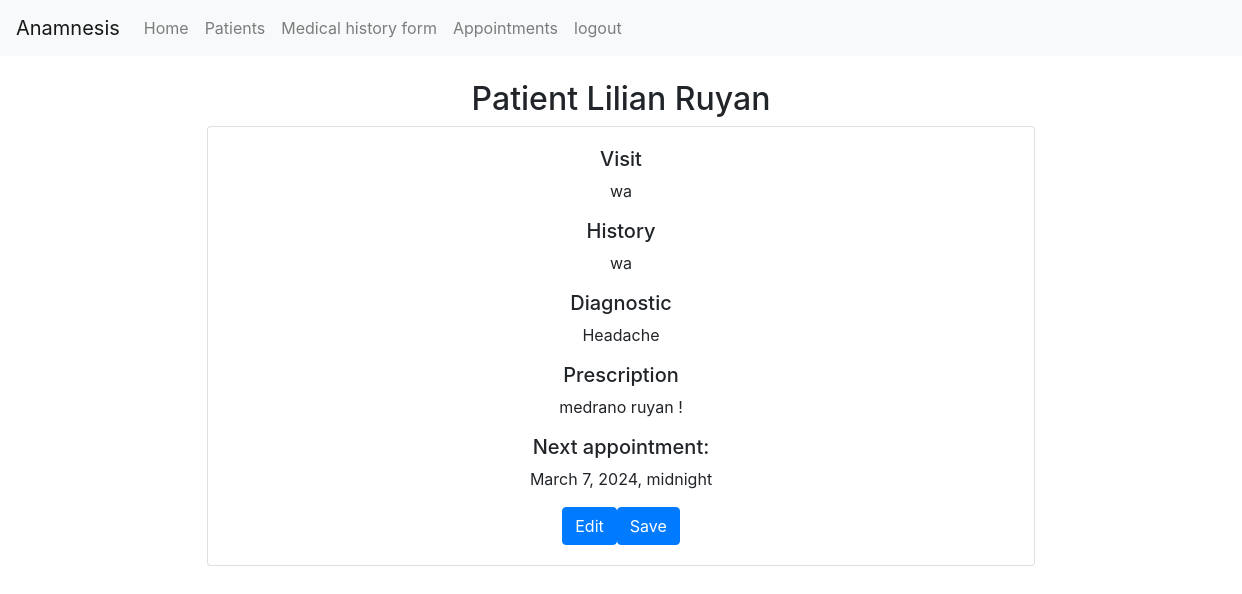
/fileview/1 (signed in), run on the app's committed database.
### anamnesis/models.py (models this page shows)
class Patienthistory(models.Model):
    patient = models.ForeignKey(Patient, on_delete=models.CASCADE, blank=True, null=True, related_name="patient_history")
    date = models.DateTimeField() #date the file was created
    diagnostic =models.CharField(max_length=500, blank=True, null=True)
    history =models.CharField(max_length=500, blank=True, null=True) # Explanation of the symptoms
    prescription = models.CharField(max_length=500, blank=True, null=True)
    visit = models.CharField(max_length=30, blank=True, null=True) # Reason the patient is visiting
    nextappointment = models.DateTimeField(null=True)

class Patient(models.Model):
    doctor = models.ForeignKey(User, on_delete=models.CASCADE, blank=True, null=True, related_name="patients")
    name = models.CharField(max_length=25, blank=True)
    lastname = models.CharField(max_length=25, blank=True)
    address = models.CharField(max_length=50, blank=True, null=True)
    city = models.CharField(max_length=30, blank=True, null=True)
    state = models.CharField(max_length=20, blank=True, null=True)
    phonenumber = models.CharField(max_length=15, blank=True, null=True)
    date = models.DateTimeField(null=True)
    def __str__(self):
        return f"Patient {self.name} {self.lastname}"

### anamnesis/views.py (the view)
# urls.py: path("fileview/<int:file_id>", views.fileview, name="fileview"),
def fileview(request, file_id):
    fileofpatient = Patienthistory.objects.get(pk=file_id)
    return render(request, "anamnesis/fileview.html", {
        "fileofpatient": fileofpatient,
    })

### anamnesis/templates/anamnesis/fileview.html (shortened to what this page needs)
{% extends "anamnesis/layout.html" %}
{% load static %}
{% block body %}
{% if user.is_authenticated %}
    <h2 class="mt-4" style="text-align: center;">{{fileofpatient.patient}}</h2>
        <div class="card container col-sm-8" style="text-align: center;">
            <div class="card-body">
                <h5 class="card-title mb-2">Visit</h5>
                <p class="card-text">{{fileofpatient.visit}}</p>
                <h5 class="card-subtitletitle mb-2">History</h5>
                <p class="card-text">{{fileofpatient.history}}</p>
                <h5 class="card-title mb-2">Diagnostic</h5>
                <p id="diagnostic_{{fileofpatient.id}}" class="card-text">{{fileofpatient.diagnostic}}</p>
                <h5 class="card-title mb-2">Prescription</h5>
                <p id="prescription_{{fileofpatient.id}}" class="card-text">{{fileofpatient.prescription}}</p>
                <h5 class="card-title mb-2">Next appointment:</h5>
                <p id="nextappointment_{{fileofpatient.id}}" class="card-text">{{fileofpatient.nextappointment}}</p>
                <button type="button" class="btn btn-primary" onclick="edit({{fileofpatient.id}})">Edit</button><button type="button" class="btn btn-primary" onclick="save({{fileofpatient.id}})">Save</button>
            </div>
        </div>
{% else %}
<h1>403  You do not have access. Log in</h1>
{% endif %}
{% endblock %}

### anamnesis/static/anamnesis/styles.css (style rules this page uses)
body { position: relative; }

### data on the page
Patienthistory: patient "Patient Lilian Ruyan", visit "wa", history "wa", diagnostic "Headache", prescription "medrano ruyan !", nextappointment "March 7, 2024, midnight"
